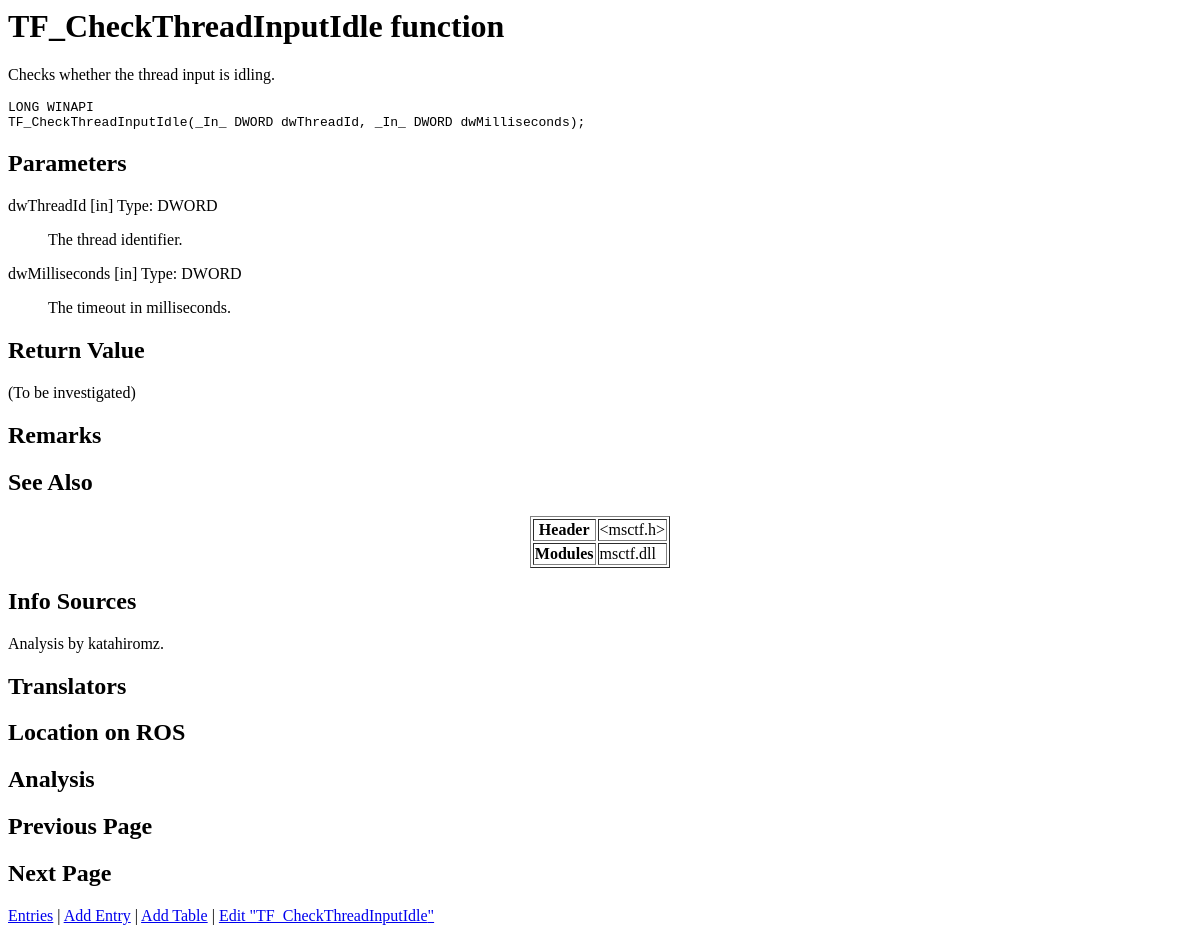
The page /show_entry.php?entry_name=TF_CheckThreadInputIdle on the database as committed earlier.
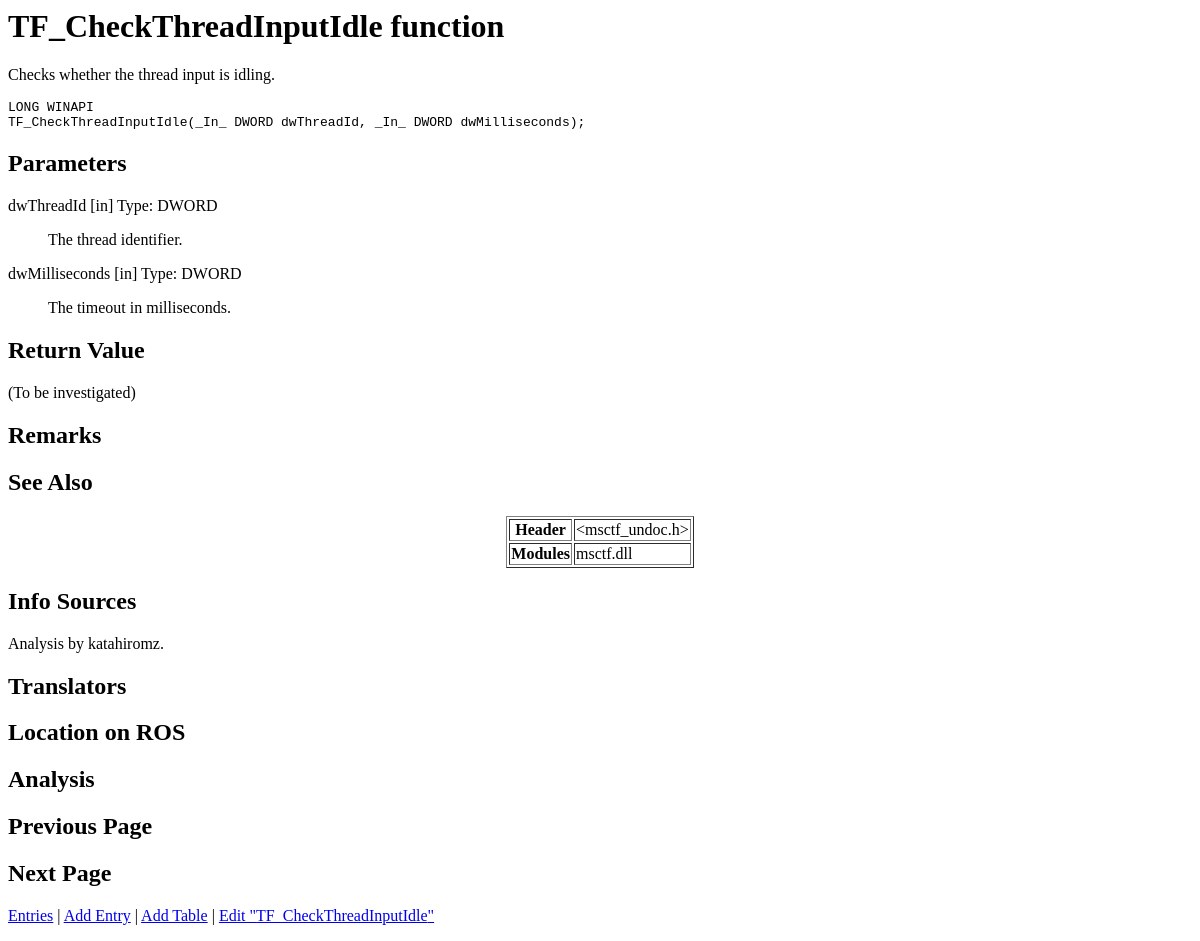
The same page on the database as committed later.
### tables this page shows
CREATE TABLE `entries` (
  `entry_name` varchar(60) NOT NULL,
  `entry_type` varchar(32) NOT NULL,
  `description` varchar(8192) DEFAULT NULL,
  `syntax` varchar(2048) DEFAULT NULL,
  `parameters` varchar(2048) DEFAULT NULL,
  `return_value` varchar(1024) DEFAULT NULL,
  `remarks` varchar(4096) DEFAULT NULL,
  `see_also` varchar(2048) DEFAULT NULL,
  `added_time` timestamp NOT NULL DEFAULT current_timestamp(),
  `modified_time` timestamp NOT NULL DEFAULT current_timestamp(),
  `header` varchar(128) DEFAULT NULL,
  `modules` varchar(128) DEFAULT NULL,
  `sources` varchar(256) DEFAULT NULL,
  `translators` varchar(128) DEFAULT NULL,
  `ros_location` varchar(256) DEFAULT NULL,
  `analysis` varchar(512) DEFAULT NULL,
  `prev_page` varchar(64) NOT NULL,
  `next_page` varchar(64) NOT NULL
);

### show_entry.php (the view, shortened to what this page needs)
<?php
function translate($text) {
	return $text;
}
function get_field($name) {
	global $assoc;
	if (isset($assoc) && isset($assoc[$name])) {
		return htmlspecialchars($assoc[$name]);
	}
	return NULL;
}
function get_paragraph($field) {
	$field = preg_replace('/\r\n/', "\n", $field);
	$field = preg_replace('/\n\n\n+/', "\n\n", $field);
	$field = preg_replace('/\n +\n/', "\n\n", $field);
	$paragraphs = explode("\n\n", $field);
	$array = array();
	foreach ($paragraphs as $paragraph) {
		if (preg_match('/^ *\* /', $paragraph)) {
			$items = preg_split('/(^|\n) *\*/', $paragraph);
			array_shift($items);
			$paragraph = "<ul>\n";
			foreach ($items as $item) {
				$paragraph .= "<li>";
				$paragraph .= $item;
				$paragraph .= "</li>\n";
			}
			$paragraph .= "</ul>\n";
		} else if (preg_match('/\[table:([^\]]+)\]/m', $paragraph, $matches)) {
			$paragraph = get_table($matches[1]);
		} else if (preg_match('/&lt;pre&gt;/m', $paragraph, $matches) &&
                   preg_match('/&lt;\/pre&gt;/m', $paragraph, $matches)) {
            $paragraph = str_replace("&lt;pre&gt;", "", $paragraph);
            $paragraph = str_replace("&lt;/pre&gt;", "", $paragraph);
            $paragraph = "<pre>" . $paragraph . "</pre>\n";
		} else {
			$paragraph = "<p>" . $paragraph . "</p>\n";
		}
		$array[] = $paragraph;
	}
	return implode("\n", $array);
}
function get_parameters($name) {
	$value = get_field($name);
	$lines = explode(constant('PARAM_SEP'), $value);
	$a = array();
	foreach ($lines as $line) {
		$a[] = explode(constant('PARAM_DASH'), $line);
	}
	$str = "<dl>\n";
	foreach ($a as $item) {
		$item[0] = trim($item[0]);
		$item[1] = trim($item[1]);
		$str .= "<dt>" . $item[0] . "</dt>\n";
		$str .= "<dd>" . get_paragraph($item[1]) . "</dd>\n";
	}
	$str .= "</dl>\n";
	return $str;
}
function get_sources($name) {
	$sources = get_field($name);
	return preg_replace('/^((https?|ftp)(:\/\/[-_.!~*\'()a-zA-Z0-9;\/?:\@&=+\$,%#]+))$/', '<a href="${1}" target="_blank">${1}</a>', $sources);
}
function replace_keyword($text) {
	$see_also = get_field("see_also");
	return $text;
}
$names = array(
	'entry_name',
	'entry_type',
	'description',
	'syntax',
	'parameters',
	'return_value',
	'remarks',
	'see_also',
	'header',
	'modules',
	'sources',
	'translators',
	'ros_location',
	'analysis',
	'prev_page',
	'next_page'
);
$mysqli = new mysqli("localhost", "root");
if ($mysqli) {
	$mysqli->set_charset("utf8");
	$mysqli->select_db(constant('DB_NAME'));
	$q = "SELECT ";
	$i = 0;
	foreach ($names as $name) {
		if ($i != 0) {
			$q .= ", ";
		}
		$q .= $name;
		$i++;
	}
	$q .= " FROM entries ";
	$q .= "WHERE entry_name='";
	$q .= $mysqli->real_escape_string($_GET["entry_name"]);
	$q .= "'";
	$result = $mysqli->query($q);
	if ($result) {
		$assoc = $result->fetch_array(MYSQLI_ASSOC);
	} else {
		echo $mysqli->error;
	}
} else {
	echo "cannot connect";
}
?><html><head>
</head>
<body>
<h1><?= translate(get_field("entry_name")) . " " . get_field("entry_type") ?></h1>
<?= replace_keyword(get_paragraph(get_field("description"))) ?>
<pre><?= get_field("syntax") ?></pre>
<h2>Parameters</h2>
<?= replace_keyword(get_parameters("parameters"))  ?>
<h2>Return Value</h2>
<?= replace_keyword(get_paragraph(get_field("return_value"))) ?>
<h2>Remarks</h2>
<h2>See Also</h2>
<table border="1" align="center">
	<tr>
		<th>Header</th>
		<td><?= get_field("header") ?></td>
	</tr>
	<tr>
		<th>Modules</th>
		<td><?= get_field("modules") ?></td>
	</tr>
</table>
<h2>Info Sources</h2>
<p>
	<?= get_sources("sources") ?>
</p>
<h2>Translators</h2>
<h2>Location on ROS</h2>
<h2>Analysis</h2>
<h2>Previous Page</h2>
<h2>Next Page</h2>
<p>
	<a href="entries.php">Entries</a> |
	<a href="add_entry.php">Add Entry</a> |
	<a href="add_table.php">Add Table</a> |
	<a href="edit_entry.php?entry_name=<?= $_GET["entry_name"] ?>">Edit "<?= $_GET["entry_name"] ?>"</a>
</p>
</body></html>

Rows that differ between the two databases and show on the page:
changed entries "TF_CheckThreadInputIdle": header "<msctf.h>" → "<msctf_undoc.h>"
